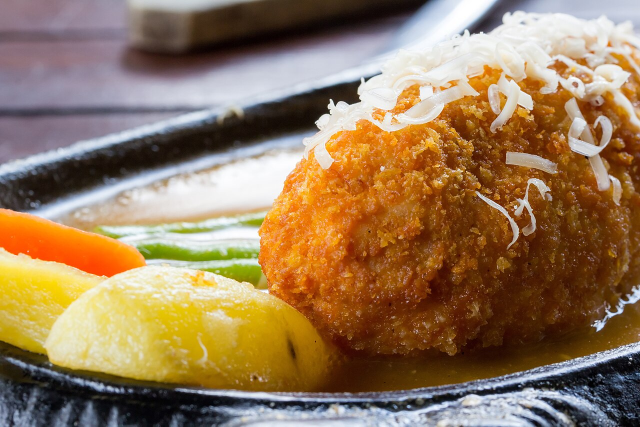
#> input picture tools/stock-photos/cordon-bleu.jpg, 1280 x 853 px, given in place of omelette-aleida.jpg, which was not available (shown at 1/2 size)
$ python build-stock-photos.py
#> lines starting #> are read from the running program, lines starting #| are printed output that depends on the picture
"""Turns the stock reference photos into the square thumbnails the menu uses.

These are NOT Aleida's dishes — they are Wikimedia Commons photos of the same
dish, used only so the menu reads like a menu instead of a list of cartoons.
Every one is CC BY / CC BY-SA and is credited in the page footer; see
stock-photos/CREDITS.json. Replace them with Aleida's own photos before this
goes in front of anyone.

    python tools/build-stock-photos.py
"""
import os
from PIL import Image

HERE = os.path.dirname(os.path.abspath(__file__))
SRC = os.path.join(HERE, "stock-photos")
OUT = os.path.join(os.path.dirname(HERE), "app", "img")
SIZE = 640

# key -> (horizontal focus, vertical focus) as fractions of the image
FOCUS = {
    "omelette-aleida": (0.5, 0.5),
    "omelette": (0.5, 0.55),
    "huevos-al-gusto": (0.5, 0.5),
    "huevos-motulenos": (0.5, 0.5),
    "pan-dulce": (0.5, 0.5),
    "fajitas": (0.45, 0.5),
    "pechuga-empanizada": (0.5, 0.5),
    "cordon-bleu": (0.5, 0.5),
}


def square(name, focus):
#> called with name = 'omelette-aleida', focus = (0.5, 0.5)
    im = Image.open(os.path.join(SRC, f"{name}.jpg")).convert("RGB")
#> im is the input picture: PIL image 1280x853 RGB; mean R, G, B 149.8, 121.7, 90
    w, h = im.size
#> w = 1280; h = 853
    side = min(w, h)
#> side = 853
    cx, cy = focus[0] * w, focus[1] * h
#> cx = 640; cy = 426.5
    left = max(0, min(w - side, cx - side / 2))
#> left = 213.5
    top = max(0, min(h - side, cy - side / 2))
#> top = 0
    im = im.crop((int(left), int(top), int(left + side), int(top + side)))
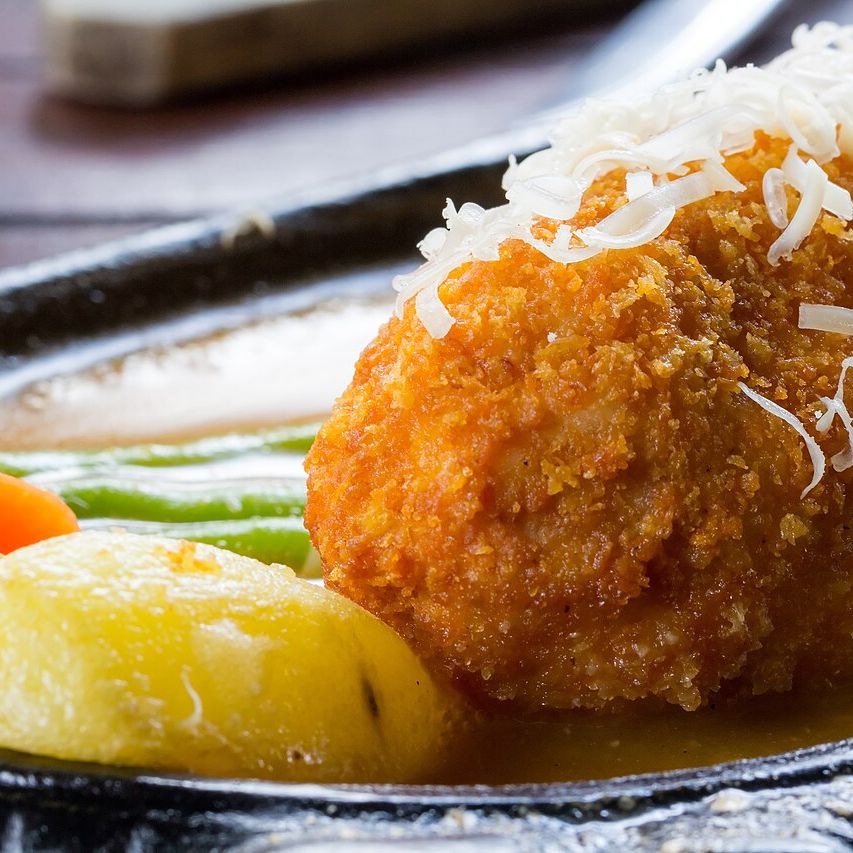
#> im: PIL image 853x853 RGB; mean R, G, B 153.5, 124.3, 89.2
    im = im.resize((SIZE, SIZE), Image.LANCZOS)
#> im: PIL image 640x640 RGB
    path = os.path.join(OUT, f"dish-{name}.webp")
    im.save(path, quality=80, method=4)
    print(f"dish-{name}.webp", round(os.path.getsize(path) / 1024, 1), "KB")


if __name__ == "__main__":
    for key, focus in FOCUS.items():
        square(key, focus)
#> pass 2 of the loop `for key, focus in FOCUS.items():`:
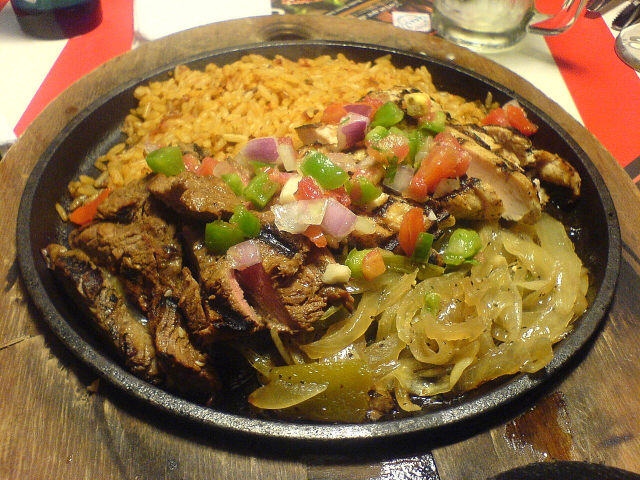
#> input picture tools/stock-photos/fajitas.jpg, 1280 x 960 px, given in place of omelette.jpg, which was not available (shown at 1/2 size)
#> in square, im is the input picture: PIL image 1280x960 RGB; mean R, G, B 139.1, 106, 59.5
#> in square (call 2), `im = im.crop((int(left), int(top), int(left + side), int(top + side)))`:
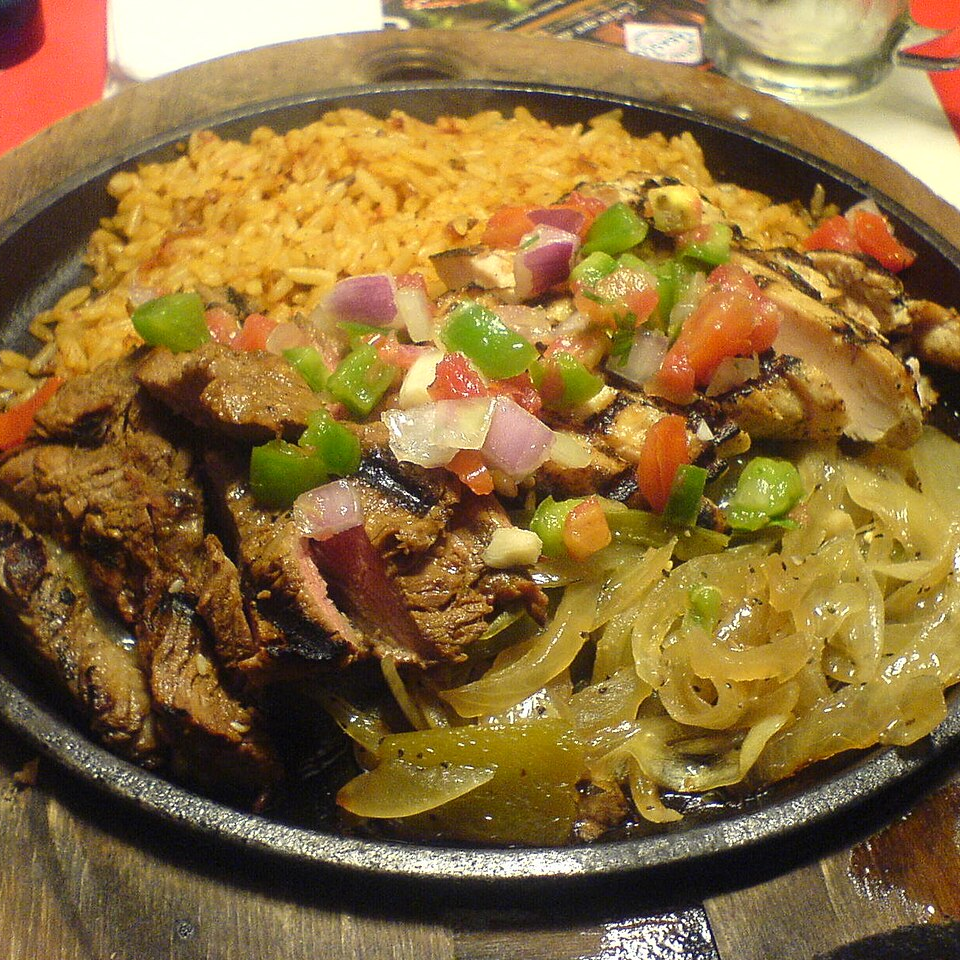
#> im: PIL image 960x960 RGB; mean R, G, B 139.3, 108.7, 57.4
#> pass 3 of the loop `for key, focus in FOCUS.items():`:
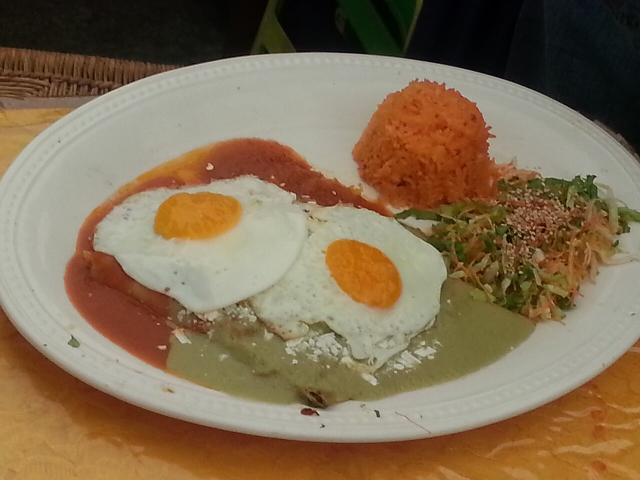
#> input picture tools/stock-photos/huevos-al-gusto.jpg, 1280 x 960 px (shown at 1/2 size)
#> in square, im is the input picture: PIL image 1280x960 RGB; mean R, G, B 130.5, 109.8, 82.9
#> in square (call 3), `im = im.crop((int(left), int(top), int(left + side), int(top + side)))`:
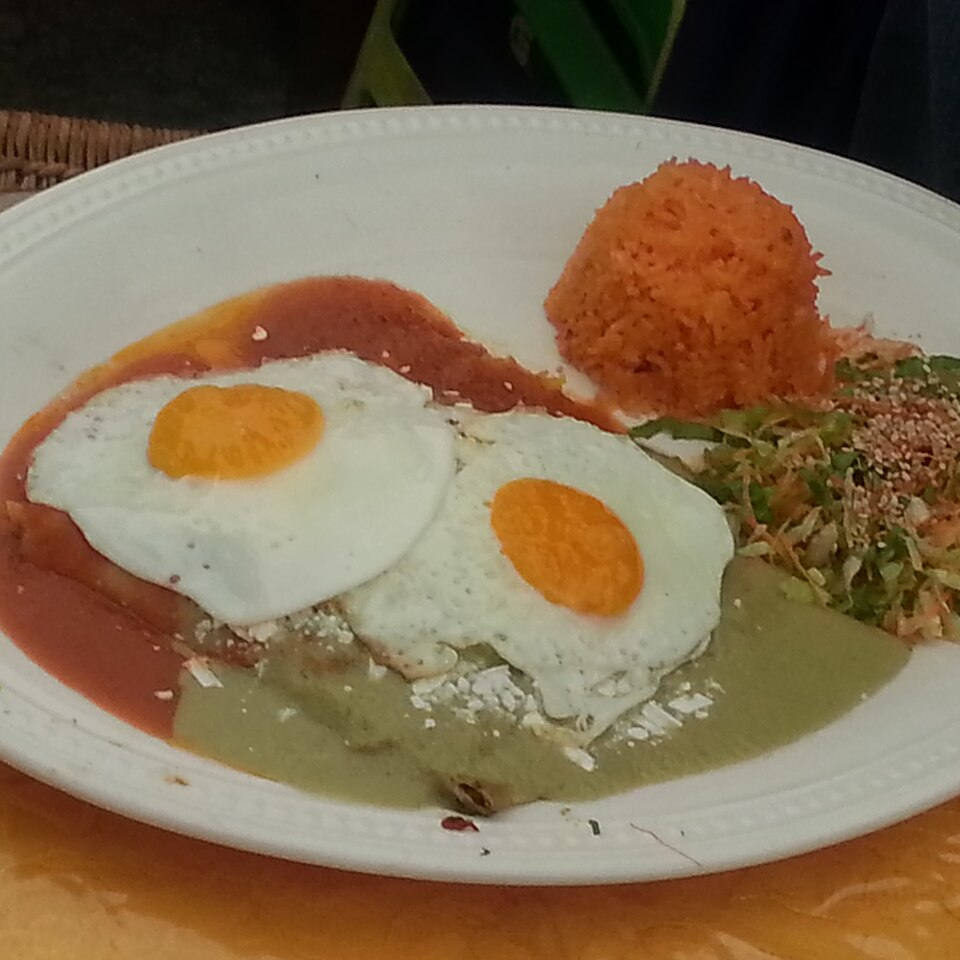
#> im: PIL image 960x960 RGB; mean R, G, B 131.5, 110.1, 82.9
#> (the run stopped early here; a loop or call above may not have finished)
